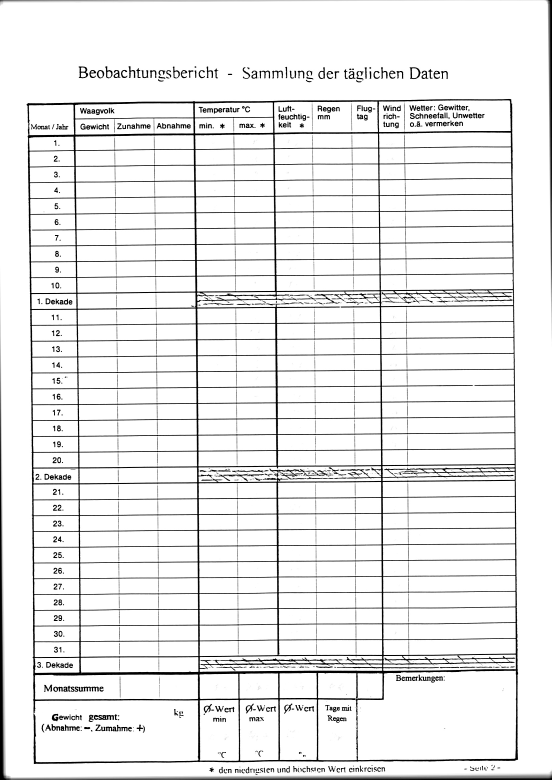
#> input picture data/form1/form1-template.jpg, 1654 x 2339 px (shown at 1/3 size)
$ python -i line_recognition.py   (imports and definitions only)
#> lines starting #> are read from the running program, lines starting #| are printed output that depends on the picture; after the words box and inside, x2 and y2 are one past the last pixel; in counts of white or black regions, pixels touching at a corner belong together
#> further down, picture is the input picture: shape (2339, 1654, 3); min 0, max 255, mean 235.3
import numpy as np
from cv2 import cv2
from shapely.geometry import LineString, Point, box, Polygon
from src import lineUtils


# [75 lines left out: functions preprocessing, sum_canny, detect_lines_hough, make_lines_infinite, reduce_lines_recursive, not called in this run]


# Load image, convert to grayscale, threshold and find contours
# then apply fitline() function
def fit_line_cv2(image):
    gray = cv2.cvtColor(image, cv2.COLOR_BGR2GRAY)
    ret, thresh = cv2.threshold(gray, 127, 255, cv2.THRESH_BINARY)
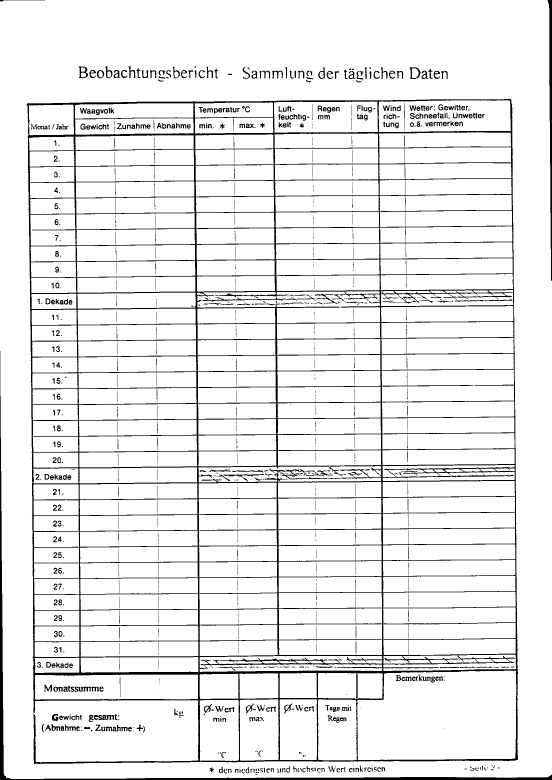
#> thresh: shape (2339, 1654) (shown at 1/3 size); 92.5% white; 1071 black regions (472 under 20 px)
    contours, hier = cv2.findContours(thresh, cv2.RETR_LIST, cv2.CHAIN_APPROX_SIMPLE)
#> contours = 1494 contours, 539 with area under 20; largest, box (x1, y1, x2, y2) and area: (0, 0, 1654, 2337) 3844655, (79, 296, 1555, 2293) 2882038, (1071, 2012, 1549, 2280) 117553, (102, 2101, 595, 2287) 88677, (1136, 301, 1532, 396) 35786
    cnt = contours[0]
#> cnt = [[1419, 2330], [1420, 2329], [1422, 2329], [1423, 2330], [1422, 2331], [1420, 2331]]

    [vx, vy, x, y] = cv2.fitLine(cnt, cv2.DIST_L2, 0, 0.01, 0.01)
#> vx = [1]; vy = [0]; x = [1421]; y = [2330]

    # Now find two extreme points on the line to draw line
    lefty = int((-x * vy / vx) + y)
#> lefty = 2330
    righty = int(((gray.shape[1] - x) * vy / vx) + y)
#> righty = 2330

    # Finally draw the line
    cv2.line(image, (gray.shape[1] - 1, righty), (0, lefty), 255, 2)
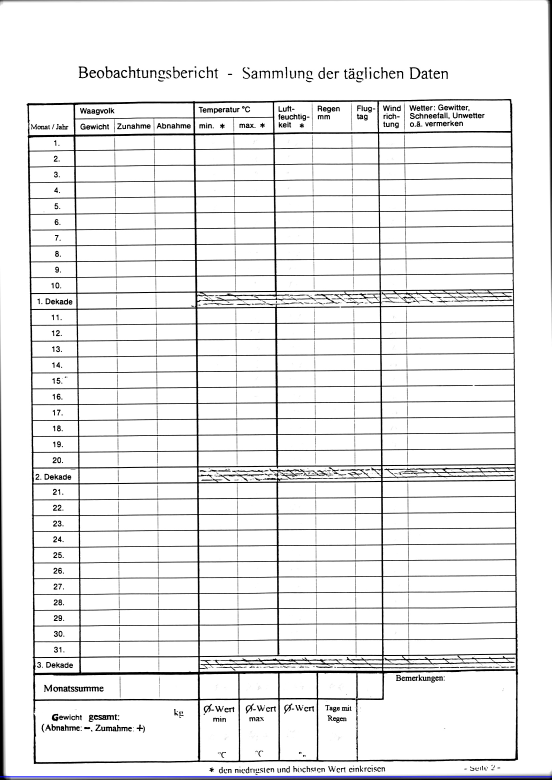
#> image: shape (2339, 1654, 3) (shown at 1/3 size); 0.13% of pixels changed, all inside (x1, y1, x2, y2) = (0, 2329, 1654, 2332)
    return image

>>> import cv2
>>> picture = cv2.imread('../data/form1/form1-template.jpg')
>>> result = fit_line_cv2(picture)

$ run again, on data/form1/form1-manual-clean.png
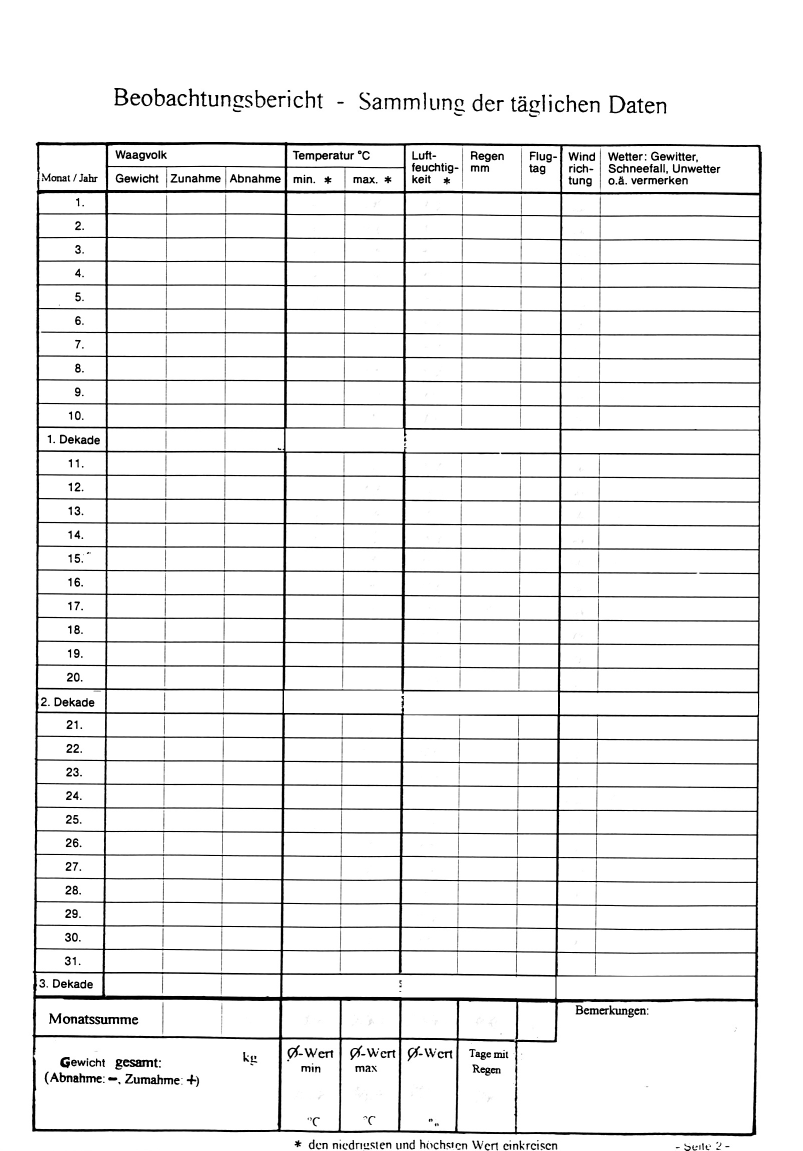
#> input picture data/form1/form1-manual-clean.png, 1605 x 2301 px (shown at 1/2 size)
#> picture is the input picture: shape (2301, 1605, 3); min 0, max 255, mean 237.9
#> thresh: shape (2301, 1605); 93.4% white; 892 black regions (343 under 20 px)
#> contours = 1214 contours, 373 with area under 20; largest, box (x1, y1, x2, y2) and area: (0, 0, 1605, 2301) 3688984, (63, 283, 1525, 2274) 2868864, (1033, 2002, 1511, 2267) 117014, (67, 2074, 559, 2260) 88172, (571, 857, 1119, 953) 37810
#> cnt = [[1080, 2298], [1081, 2297], [1083, 2297], [1085, 2299], [1084, 2300], [1082, 2300]]
#> vx = [0.891]; vy = [0.454]; x = [1082.5]; y = [2298.5]
#> lefty = 1747
#> righty = 2564
#> in fit_line_cv2, `cv2.line(image, (gray.shape[1] - 1, righty), (0, lefty), 255, 2)`:
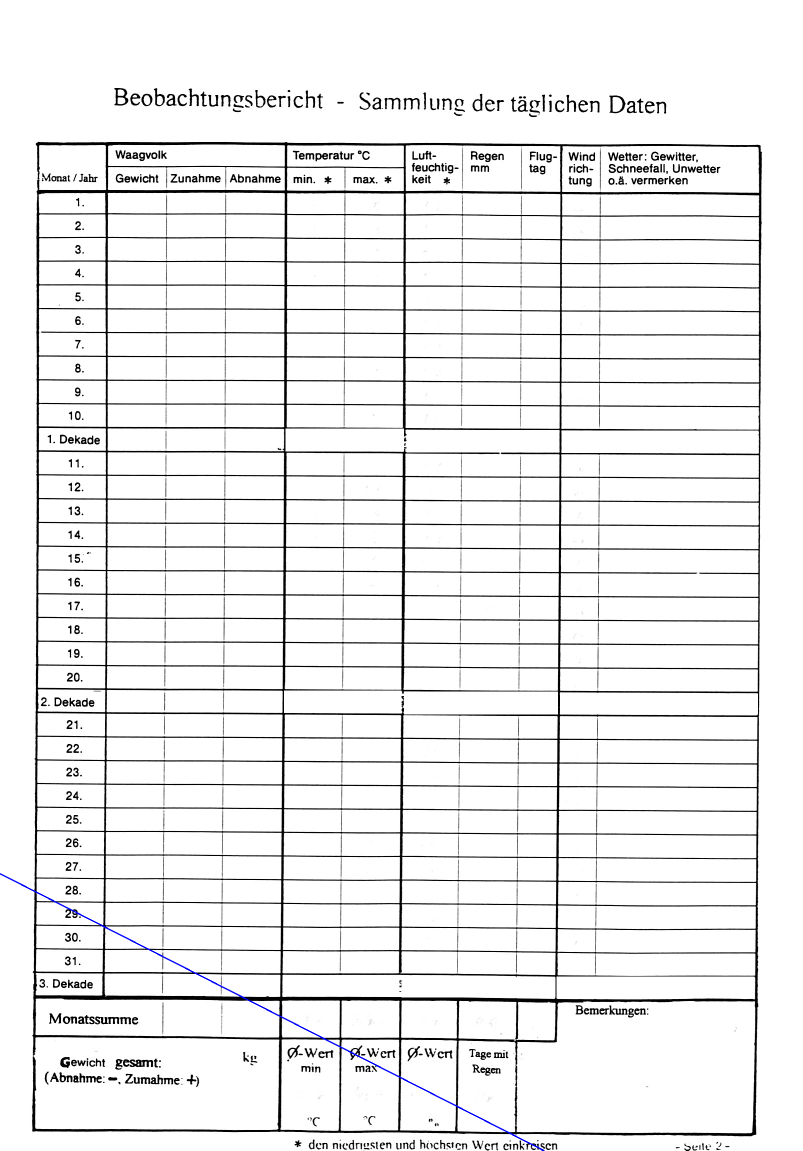
#> image: shape (2301, 1605, 3) (shown at 1/2 size); 0.09% of pixels changed, all inside (x1, y1, x2, y2) = (0, 1746, 1089, 2301)
